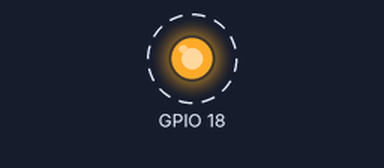
Recording of a program running on a simulated Raspberry Pi (BCM pin numbers). Parts: output pins drawn as LEDs (lit = HIGH). Dashed ring = blinking.

Above: at 0.2 s.
Timing chart, 0 to 3.0 s (numbered marks = the images above):
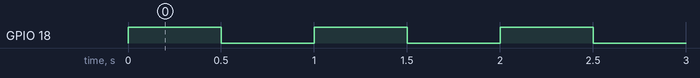

The program:

Opdracht2.py
```python
import time
import RPi.GPIO as GPIO
GPIO.setmode(GPIO.BCM)
GPIO.setwarnings(0)


GPIO.setup(18,GPIO.OUT)
while True:
	GPIO.output(18,GPIO.HIGH)
	time.sleep(0.5)
	GPIO.output(18,GPIO.LOW)
	time.sleep(0.5)
```

Measured:
- by itself, GPIO 18: alternates HIGH for 0.50 s and LOW for 0.50 s
